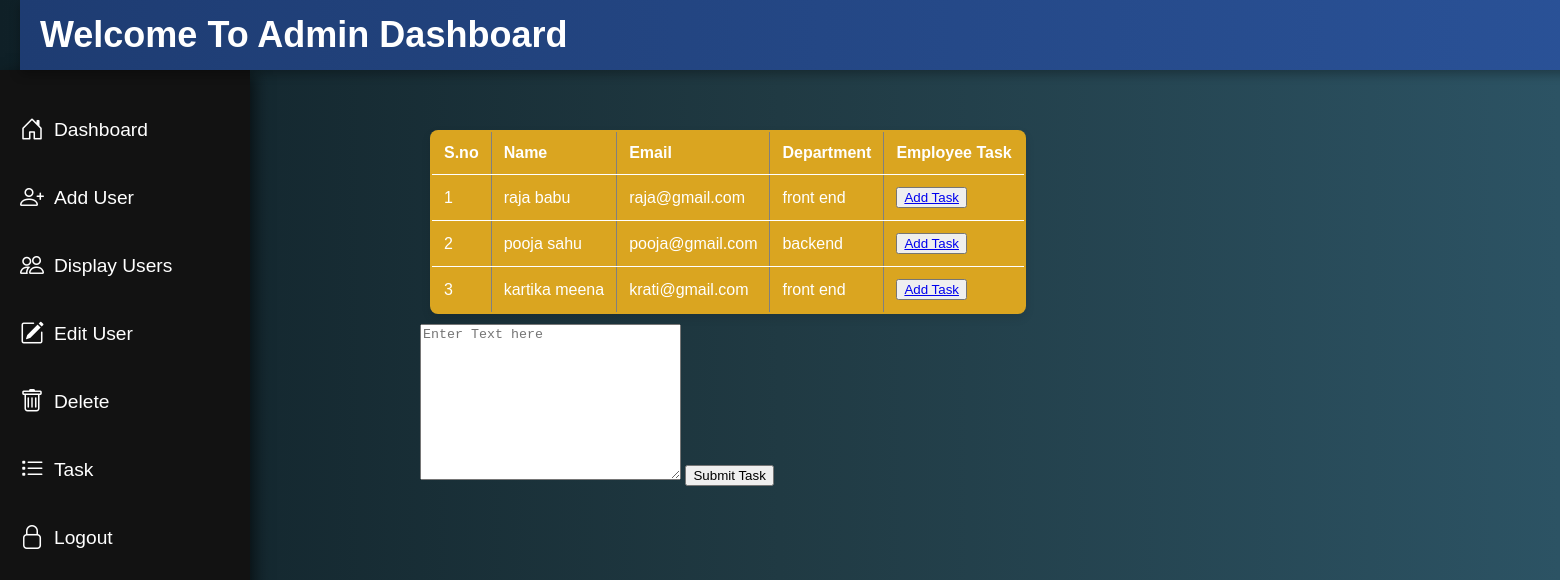
/givetask/1, run on the app's committed database.
### app/models.py (models this page shows)
class EmpDatabase(models.Model):
    employe_name = models.CharField(max_length=50)
    employe_email = models.EmailField()
    department = models.CharField(max_length=50)
    contact_number = models.IntegerField()
    employe_password = models.CharField(max_length=50)
    your_work = models.TextField(max_length=100)

### app/views.py (the view)
# urls.py: path('givetask/<int:pk>',views.givetask,name='givetask'),
def givetask(request,pk):
    data=EmpDatabase.objects.get(id=pk)
    myans2=EmpDatabase.objects.all()
    if request.method == "POST":
        newtask=request.POST.get('text')
        if data:
            data.your_work=newtask
            data.save()
    return render(request,'task1.html',{'data2':myans2.values,'mydata':data})

### app/templates/task1.html (shortened to what this page needs)
{% extends "base.html" %}
{% load static %}
{% block css %}
    <link rel="stylesheet" href="{% static 'css/task.css' %}">
{% endblock %}
{% block content %}
<table border="2">
    <tr>
        <th>S.no</th>
        <th>Name</th>
        <th>Email</th>
        <th>Department</th>
        <th>Employee Task</th>
    </tr>
    {% for i in data2 %}
    <tr>
        <td>{{ forloop.counter }}</td>
        <td>{{ i.employe_name }}</td>
        <td>{{ i.employe_email }}</td>
        <td>{{ i.department }}</td>
        <td>
            <button>
                <a href="{% url 'givetask' pk=i.id %}">Add Task</a>
            </button>
        </td>
    </tr>
    {% endfor %}
</table>
{% if mydata %}
    <form action="{% url 'givetask' pk=mydata.id %}" method="post" enctype="multipart/form-data">
        <textarea name="text" cols="30" rows="10" placeholder="Enter Text here"></textarea>
        <button type="submit">Submit Task</button>
    </form>
{% endif %}
{% endblock %}

### app/static/css/base.css (style rules this page uses)
body { margin: 0; padding: 0; font-family: "Poppins", sans-serif; background: linear-gradient(to right, #0f2027, #203a43, #2c5364); background-size: contain; color: white; display: flex; flex-direction: column; width: 100%; }

### app/static/css/task.css (style rules this page uses)
body { font-family: 'Poppins', sans-serif; background-color: #f4f4f9; margin: 0; padding: 20px; }
table { width: auto; border-collapse: collapse; background: goldenrod; box-shadow: 0 4px 10px rgba(0, 0, 0, 0.1); border-radius: 8px; overflow: hidden; margin: 10px; }
th, td { padding: 12px; text-align: left; border-bottom: 1px solid }

### data on the page
EmpDatabase: employe_name "raja babu", employe_email "raja@gmail.com", department "front end"
EmpDatabase: employe_name "pooja sahu", employe_email "pooja@gmail.com", department "backend"
EmpDatabase: employe_name "kartika meena", employe_email "krati@gmail.com", department "front end"
